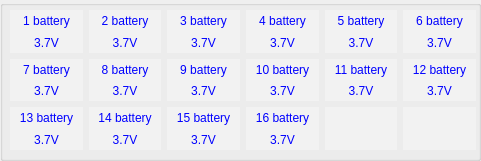
     <widget class="QGroupBox" name="groupBox_3">
      <property name="geometry">
       <rect>
        <x>320</x>
        <y>10</y>
        <width>481</width>
        <height>161</height>
       </rect>
      </property>
      <property name="title">
       <string/>
      </property>
      <widget class="QWidget" name="layoutWidget3">
       <property name="geometry">
        <rect>
         <x>10</x>
         <y>10</y>
         <width>466</width>
         <height>140</height>
        </rect>
       </property>
       <layout class="QVBoxLayout" name="verticalLayout_31">
        <item>
         <layout class="QHBoxLayout" name="horizontalLayout_23">
          <item>
           <layout class="QVBoxLayout" name="verticalLayout_12">
            <property name="spacing">
             <number>0</number>
            </property>
            <item>
             <widget class="QLabel" name="label_53">
              <property name="minimumSize">
               <size>
                <width>70</width>
                <height>0</height>
               </size>
              </property>
              <property name="styleSheet">
               <string notr="true">background-color: rgb(242, 242, 242);
color: blue;</string>
              </property>
              <property name="text">
               <string>1 battery</string>
              </property>
              <property name="alignment">
               <set>Qt::AlignCenter</set>
              </property>
             </widget>
            </item>
            <item>
             <widget class="QLabel" name="batteryDianya1Label">
              <property name="minimumSize">
               <size>
                <width>70</width>
                <height>0</height>
               </size>
              </property>
              <property name="styleSheet">
               <string notr="true">background-color: rgb(242, 242, 242);
color: blue;</string>
              </property>
              <property name="text">
               <string>3.7V</string>
              </property>
              <property name="alignment">
               <set>Qt::AlignCenter</set>
              </property>
             </widget>
            </item>
           </layout>
          </item>
          <item>
           <layout class="QVBoxLayout" name="verticalLayout_13">
            <property name="spacing">
             <number>0</number>
            </property>
            <item>
             <widget class="QLabel" name="label_55">
              <property name="minimumSize">
               <size>
                <width>70</width>
                <height>0</height>
               </size>
              </property>
              <property name="styleSheet">
               <string notr="true">background-color: rgb(242, 242, 242);
color: blue;</string>
              </property>
              <property name="text">
               <string>2 battery</string>
              </property>
              <property name="alignment">
               <set>Qt::AlignCenter</set>
              </property>
             </widget>
            </item>
            <item>
             <widget class="QLabel" name="batteryDianya2Label">
              <property name="minimumSize">
               <size>
                <width>70</width>
                <height>0</height>
               </size>
              </property>
              <property name="styleSheet">
               <string notr="true">background-color: rgb(242, 242, 242);
color: blue;</string>
              </property>
              <property name="text">
               <string>3.7V</string>
              </property>
              <property name="alignment">
               <set>Qt::AlignCenter</set>
              </property>
             </widget>
            </item>
           </layout>
          </item>
          <item>
           <layout class="QVBoxLayout" name="verticalLayout_17">
            <property name="spacing">
             <number>0</number>
            </property>
            <item>
             <widget class="QLabel" name="label_63">
              <property name="minimumSize">
               <size>
                <width>70</width>
                <height>0</height>
               </size>
              </property>
              <property name="styleSheet">
               <string notr="true">background-color: rgb(242, 242, 242);
color: blue;</string>
              </property>
              <property name="text">
               <string>3 battery</string>
              </property>
              <property name="alignment">
               <set>Qt::AlignCenter</set>
              </property>
             </widget>
            </item>
            <item>
             <widget class="QLabel" name="batteryDianya3Label">
              <property name="minimumSize">
               <size>
                <width>70</width>
                <height>0</height>
               </size>
              </property>
              <property name="styleSheet">
               <string notr="true">background-color: rgb(242, 242, 242);
color: blue;</string>
              </property>
              <property name="text">
               <string>3.7V</string>
              </property>
              <property name="alignment">
               <set>Qt::AlignCenter</set>
              </property>
             </widget>
            </item>
           </layout>
          </item>
          <item>
           <layout class="QVBoxLayout" name="verticalLayout_18">
            <property name="spacing">
             <number>0</number>
            </property>
            <item>
             <widget class="QLabel" name="label_65">
              <property name="minimumSize">
               <size>
                <width>70</width>
                <height>0</height>
               </size>
              </property>
              <property name="styleSheet">
               <string notr="true">background-color: rgb(242, 242, 242);
color: blue;</string>
              </property>
              <property name="text">
               <string>4 battery</string>
              </property>
              <property name="alignment">
               <set>Qt::AlignCenter</set>
              </property>
             </widget>
            </item>
            <item>
             <widget class="QLabel" name="batteryDianya4Label">
              <property name="minimumSize">
               <size>
                <width>70</width>
                <height>0</height>
               </size>
              </property>
              <property name="styleSheet">
               <string notr="true">background-color: rgb(242, 242, 242);
color: blue;</string>
              </property>
              <property name="text">
               <string>3.7V</string>
              </property>
              <property name="alignment">
               <set>Qt::AlignCenter</set>
              </property>
             </widget>
            </item>
           </layout>
          </item>
          <item>
           <layout class="QVBoxLayout" name="verticalLayout_20">
            <property name="spacing">
             <number>0</number>
            </property>
            <item>
             <widget class="QLabel" name="label_69">
              <property name="minimumSize">
               <size>
                <width>70</width>
                <height>0</height>
               </size>
              </property>
              <property name="styleSheet">
               <string notr="true">background-color: rgb(242, 242, 242);
color: blue;</string>
              </property>
              <property name="text">
               <string>5 battery</string>
              </property>
              <property name="alignment">
               <set>Qt::AlignCenter</set>
              </property>
             </widget>
            </item>
            <item>
             <widget class="QLabel" name="batteryDianya5Label">
              <property name="minimumSize">
               <size>
                <width>70</width>
                <height>0</height>
               </size>
              </property>
              <property name="styleSheet">
               <string notr="true">background-color: rgb(242, 242, 242);
color: blue;</string>
              </property>
              <property name="text">
               <string>3.7V</string>
              </property>
              <property name="alignment">
               <set>Qt::AlignCenter</set>
              </property>
             </widget>
            </item>
           </layout>
          </item>
          <item>
           <layout class="QVBoxLayout" name="verticalLayout_14">
            <property name="spacing">
             <number>0</number>
            </property>
            <item>
             <widget class="QLabel" name="label_57">
              <property name="minimumSize">
               <size>
                <width>70</width>
                <height>0</height>
               </size>
              </property>
              <property name="styleSheet">
               <string notr="true">background-color: rgb(242, 242, 242);
color: blue;</string>
              </property>
              <property name="text">
               <string>6 battery</string>
              </property>
              <property name="alignment">
               <set>Qt::AlignCenter</set>
              </property>
             </widget>
            </item>
            <item>
             <widget class="QLabel" name="batteryDianya6Label">
              <property name="minimumSize">
               <size>
                <width>70</width>
                <height>0</height>
               </size>
              </property>
              <property name="styleSheet">
               <string notr="true">background-color: rgb(242, 242, 242);
color: blue;</string>
              </property>
              <property name="text">
               <string>3.7V</string>
              </property>
              <property name="alignment">
               <set>Qt::AlignCenter</set>
              </property>
             </widget>
            </item>
           </layout>
          </item>
         </layout>
        </item>
        <item>
         <layout class="QHBoxLayout" name="horizontalLayout_24">
          <property name="spacing">
           <number>6</number>
          </property>
          <item>
           <layout class="QVBoxLayout" name="verticalLayout_15">
            <property name="spacing">
             <number>0</number>
            </property>
            <item>
             <widget class="QLabel" name="label_59">
              <property name="minimumSize">
               <size>
                <width>70</width>
                <height>0</height>
               </size>
              </property>
              <property name="styleSheet">
               <string notr="true">background-color: rgb(242, 242, 242);
color: blue;</string>
              </property>
              <property name="text">
               <string>7 battery</string>
              </property>
              <property name="alignment">
               <set>Qt::AlignCenter</set>
              </property>
             </widget>
            </item>
            <item>
             <widget class="QLabel" name="batteryDianya7Label">
              <property name="minimumSize">
               <size>
                <width>70</width>
                <height>0</height>
               </size>
              </property>
              <property name="styleSheet">
               <string notr="true">background-color: rgb(242, 242, 242);
color: blue;</string>
              </property>
              <property name="text">
               <string>3.7V</string>
              </property>
              <property name="alignment">
               <set>Qt::AlignCenter</set>
              </property>
             </widget>
            </item>
           </layout>
          </item>
          <item>
           <layout class="QVBoxLayout" name="verticalLayout_16">
            <property name="spacing">
             <number>0</number>
            </property>
            <item>
             <widget class="QLabel" name="label_61">
              <property name="minimumSize">
               <size>
                <width>70</width>
                <height>0</height>
               </size>
              </property>
              <property name="styleSheet">
               <string notr="true">background-color: rgb(242, 242, 242);
color: blue;</string>
              </property>
              <property name="text">
               <string>8 battery</string>
              </property>
              <property name="alignment">
               <set>Qt::AlignCenter</set>
              </property>
             </widget>
            </item>
            <item>
             <widget class="QLabel" name="batteryDianya8Label">
              <property name="minimumSize">
               <size>
                <width>70</width>
                <height>0</height>
               </size>
              </property>
              <property name="styleSheet">
               <string notr="true">background-color: rgb(242, 242, 242);
color: blue;</string>
              </property>
              <property name="text">
               <string>3.7V</string>
              </property>
              <property name="alignment">
               <set>Qt::AlignCenter</set>
              </property>
             </widget>
            </item>
           </layout>
          </item>
          <item>
           <layout class="QVBoxLayout" name="verticalLayout_21">
            <property name="spacing">
             <number>0</number>
            </property>
            <item>
             <widget class="QLabel" name="label_71">
              <property name="minimumSize">
               <size>
                <width>70</width>
                <height>0</height>
               </size>
              </property>
              <property name="styleSheet">
               <string notr="true">background-color: rgb(242, 242, 242);
color: blue;</string>
              </property>
              <property name="text">
               <string>9 battery</string>
              </property>
              <property name="alignment">
               <set>Qt::AlignCenter</set>
              </property>
             </widget>
            </item>
            <item>
             <widget class="QLabel" name="batteryDianya9Label">
              <property name="minimumSize">
               <size>
                <width>70</width>
                <height>0</height>
               </size>
              </property>
              <property name="styleSheet">
               <string notr="true">background-color: rgb(242, 242, 242);
color: blue;</string>
              </property>
              <property name="text">
               <string>3.7V</string>
              </property>
              <property name="alignment">
               <set>Qt::AlignCenter</set>
              </property>
             </widget>
            </item>
           </layout>
          </item>
          <item>
           <layout class="QVBoxLayout" name="verticalLayout_22">
            <property name="spacing">
             <number>0</number>
            </property>
            <item>
             <widget class="QLabel" name="label_73">
              <property name="minimumSize">
               <size>
                <width>70</width>
                <height>0</height>
               </size>
              </property>
              <property name="styleSheet">
               <string notr="true">background-color: rgb(242, 242, 242);
color: blue;</string>
              </property>
              <property name="text">
               <string>10 battery</string>
              </property>
              <property name="alignment">
               <set>Qt::AlignCenter</set>
              </property>
             </widget>
            </item>
            <item>
             <widget class="QLabel" name="batteryDianya10Label">
              <property name="minimumSize">
               <size>
                <width>70</width>
                <height>0</height>
               </size>
              </property>
              <property name="styleSheet">
               <string notr="true">background-color: rgb(242, 242, 242);
color: blue;</string>
              </property>
              <property name="text">
               <string>3.7V</string>
              </property>
              <property name="alignment">
               <set>Qt::AlignCenter</set>
              </property>
             </widget>
            </item>
           </layout>
          </item>
          <item>
           <layout class="QVBoxLayout" name="verticalLayout_23">
            <property name="spacing">
             <number>0</number>
            </property>
            <item>
             <widget class="QLabel" name="label_75">
              <property name="minimumSize">
               <size>
                <width>70</width>
                <height>0</height>
               </size>
              </property>
              <property name="styleSheet">
               <string notr="true">background-color: rgb(242, 242, 242);
color: blue;</string>
              </property>
              <property name="text">
               <string>11 battery</string>
              </property>
              <property name="alignment">
               <set>Qt::AlignCenter</set>
              </property>
             </widget>
            </item>
            <item>
             <widget class="QLabel" name="batteryDianya11Label">
              <property name="minimumSize">
               <size>
                <width>70</width>
                <height>0</height>
               </size>
              </property>
              <property name="styleSheet">
               <string notr="true">background-color: rgb(242, 242, 242);
color: blue;</string>
              </property>
              <property name="text">
               <string>3.7V</string>
              </property>
              <property name="alignment">
               <set>Qt::AlignCenter</set>
              </property>
             </widget>
            </item>
           </layout>
          </item>
          <item>
           <layout class="QVBoxLayout" name="verticalLayout_24">
            <property name="spacing">
             <number>0</number>
            </property>
            <item>
             <widget class="QLabel" name="label_77">
              <property name="minimumSize">
               <size>
                <width>70</width>
                <height>0</height>
               </size>
              </property>
              <property name="styleSheet">
               <string notr="true">background-color: rgb(242, 242, 242);
color: blue;</string>
              </property>
              <property name="text">
               <string>12 battery</string>
              </property>
              <property name="alignment">
               <set>Qt::AlignCenter</set>
              </property>
             </widget>
            </item>
            <item>
             <widget class="QLabel" name="batteryDianya12Label">
              <property name="minimumSize">
               <size>
                <width>70</width>
                <height>0</height>
               </size>
              </property>
              <property name="styleSheet">
               <string notr="true">background-color: rgb(242, 242, 242);
color: blue;</string>
              </property>
              <property name="text">
               <string>3.7V</string>
              </property>
              <property name="alignment">
               <set>Qt::AlignCenter</set>
              </property>
             </widget>
            </item>
           </layout>
          </item>
         </layout>
        </item>
        <item>
         <layout class="QHBoxLayout" name="horizontalLayout_25">
          <item>
           <layout class="QVBoxLayout" name="verticalLayout_25">
            <property name="spacing">
             <number>0</number>
            </property>
            <item>
             <widget class="QLabel" name="label_79">
              <property name="minimumSize">
               <size>
                <width>70</width>
                <height>0</height>
               </size>
              </property>
              <property name="styleSheet">
               <string notr="true">background-color: rgb(242, 242, 242);
color: blue;</string>
              </property>
              <property name="text">
               <string>13 battery</string>
              </property>
              <property name="alignment">
               <set>Qt::AlignCenter</set>
              </property>
             </widget>
            </item>
            <item>
             <widget class="QLabel" name="batteryDianya13Label">
              <property name="minimumSize">
               <size>
                <width>70</width>
                <height>0</height>
               </size>
              </property>
              <property name="styleSheet">
               <string notr="true">background-color: rgb(242, 242, 242);
color: blue;</string>
              </property>
              <property name="text">
               <string>3.7V</string>
              </property>
              <property name="alignment">
               <set>Qt::AlignCenter</set>
              </property>
             </widget>
            </item>
           </layout>
          </item>
          <item>
           <layout class="QVBoxLayout" name="verticalLayout_26">
            <property name="spacing">
             <number>0</number>
            </property>
            <item>
             <widget class="QLabel" name="label_81">
              <property name="minimumSize">
               <size>
                <width>70</width>
                <height>0</height>
               </size>
              </property>
              <property name="styleSheet">
               <string notr="true">background-color: rgb(242, 242, 242);
color: blue;</string>
              </property>
              <property name="text">
               <string>14 battery</string>
              </property>
              <property name="alignment">
               <set>Qt::AlignCenter</set>
              </property>
             </widget>
            </item>
            <item>
             <widget class="QLabel" name="batteryDianya14Label">
              <property name="minimumSize">
               <size>
                <width>70</width>
                <height>0</height>
               </size>
              </property>
              <property name="styleSheet">
               <string notr="true">background-color: rgb(242, 242, 242);
color: blue;</string>
              </property>
              <property name="text">
               <string>3.7V</string>
              </property>
              <property name="alignment">
               <set>Qt::AlignCenter</set>
              </property>
             </widget>
            </item>
           </layout>
          </item>
          <item>
           <layout class="QVBoxLayout" name="verticalLayout_27">
            <property name="spacing">
             <number>0</number>
            </property>
            <item>
             <widget class="QLabel" name="label_83">
              <property name="minimumSize">
               <size>
                <width>70</width>
                <height>0</height>
               </size>
              </property>
              <property name="styleSheet">
               <string notr="true">background-color: rgb(242, 242, 242);
color: blue;</string>
              </property>
              <property name="text">
               <string>15 battery</string>
              </property>
              <property name="alignment">
               <set>Qt::AlignCenter</set>
              </property>
             </widget>
            </item>
            <item>
             <widget class="QLabel" name="batteryDianya15Label">
              <property name="minimumSize">
               <size>
                <width>70</width>
                <height>0</height>
               </size>
              </property>
              <property name="styleSheet">
               <string notr="true">background-color: rgb(242, 242, 242);
color: blue;</string>
              </property>
              <property name="text">
               <string>3.7V</string>
              </property>
              <property name="alignment">
               <set>Qt::AlignCenter</set>
              </property>
             </widget>
            </item>
           </layout>
          </item>
          <item>
           <layout class="QVBoxLayout" name="verticalLayout_28">
            <property name="spacing">
             <number>0</number>
            </property>
            <item>
             <widget class="QLabel" name="label_85">
              <property name="minimumSize">
               <size>
                <width>70</width>
                <height>0</height>
               </size>
              </property>
              <property name="styleSheet">
               <string notr="true">background-color: rgb(242, 242, 242);
color: blue;</string>
              </property>
              <property name="text">
               <string>16 battery</string>
              </property>
              <property name="alignment">
               <set>Qt::AlignCenter</set>
              </property>
             </widget>
            </item>
            <item>
             <widget class="QLabel" name="batteryDianya16Label">
              <property name="minimumSize">
               <size>
                <width>70</width>
                <height>0</height>
               </size>
              </property>
              <property name="styleSheet">
               <string notr="true">background-color: rgb(242, 242, 242);
color: blue;</string>
              </property>
              <property name="text">
               <string>3.7V</string>
              </property>
              <property name="alignment">
               <set>Qt::AlignCenter</set>
              </property>
             </widget>
            </item>
           </layout>
          </item>
          <item>
           <layout class="QVBoxLayout" name="verticalLayout_29">
            <property name="spacing">
             <number>0</number>
            </property>
            <item>
             <widget class="QLabel" name="label_87">
              <property name="minimumSize">
               <size>
                <width>70</width>
                <height>0</height>
               </size>
              </property>
              <property name="styleSheet">
               <string notr="true">background-color: rgb(242, 242, 242);</string>
              </property>
              <property name="text">
               <string/>
              </property>
              <property name="alignment">
               <set>Qt::AlignCenter</set>
              </property>
             </widget>
            </item>
            <item>
             <widget class="QLabel" name="label_88">
              <property name="minimumSize">
               <size>
                <width>70</width>
                <height>0</height>
               </size>
              </property>
              <property name="styleSheet">
               <string notr="true">background-color: rgb(242, 242, 242);</string>
              </property>
              <property name="text">
               <string/>
              </property>
              <property name="alignment">
               <set>Qt::AlignCenter</set>
              </property>
             </widget>
            </item>
           </layout>
          </item>
          <item>
           <layout class="QVBoxLayout" name="verticalLayout_30">
            <property name="spacing">
             <number>0</number>
            </property>
            <item>
             <widget class="QLabel" name="label_89">
              <property name="minimumSize">
               <size>
                <width>70</width>
                <height>0</height>
               </size>
              </property>
              <property name="styleSheet">
               <string notr="true">background-color: rgb(242, 242, 242);</string>
              </property>
              <property name="text">
               <string/>
              </property>
              <property name="alignment">
               <set>Qt::AlignCenter</set>
              </property>
             </widget>
            </item>
            <item>
             <widget class="QLabel" name="label_90">
              <property name="minimumSize">
               <size>
                <width>70</width>
                <height>0</height>
               </size>
              </property>
              <property name="styleSheet">
               <string notr="true">background-color: rgb(242, 242, 242);</string>
              </property>
              <property name="text">
               <string/>
              </property>
              <property name="alignment">
               <set>Qt::AlignCenter</set>
              </property>
             </widget>
            </item>
           </layout>
          </item>
         </layout>
        </item>
       </layout>
      </widget>
     </widget>
